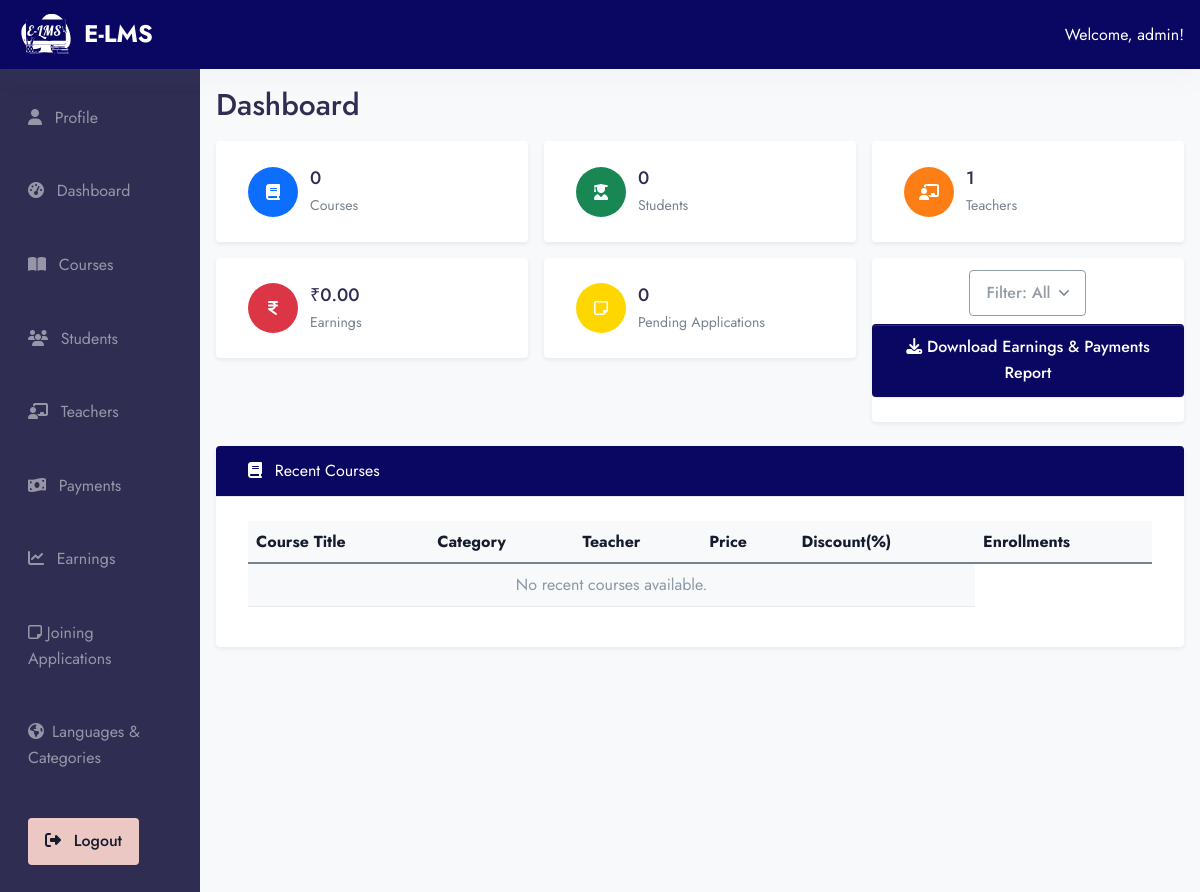
The page /ad-min/admin_dashboard/ (signed in) on the database as committed earlier.
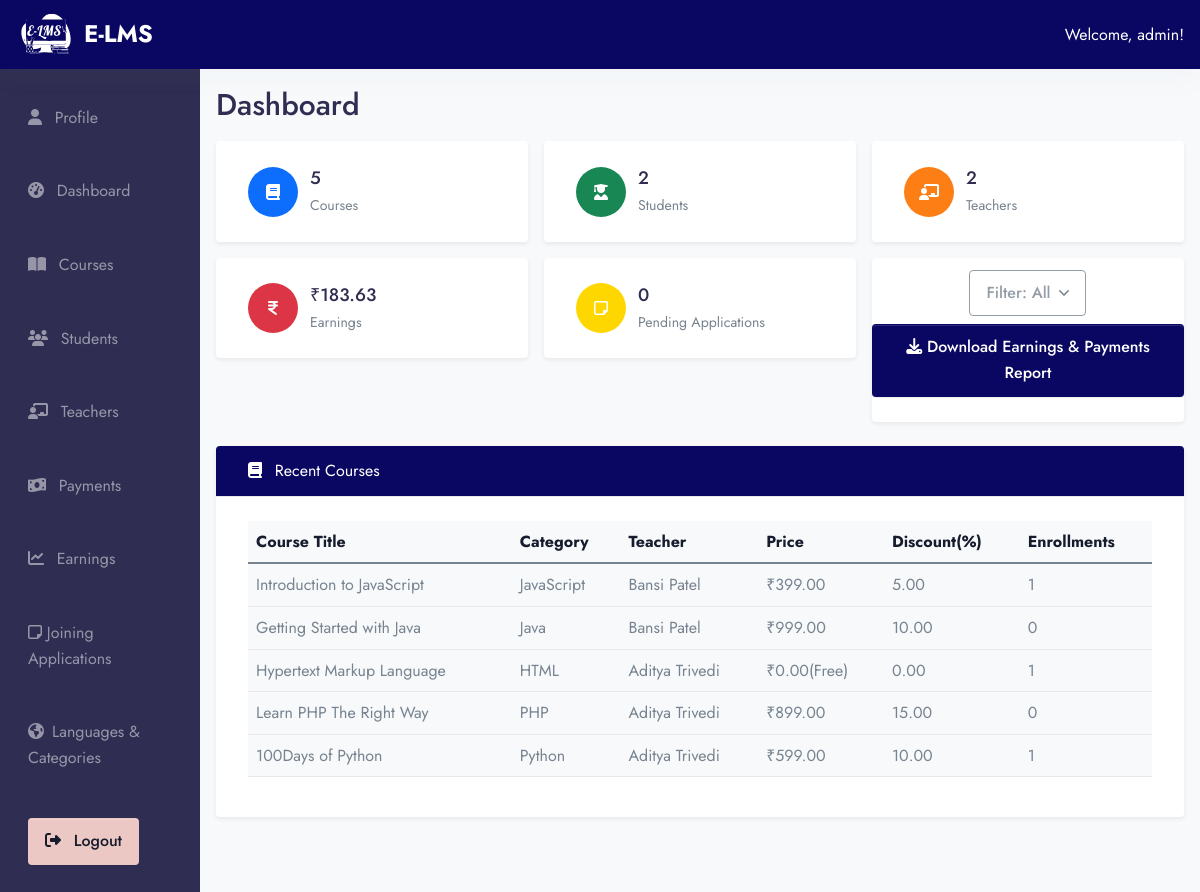
The same page on the database as committed later.
### app/models.py (models this page shows, shortened)
class Users(AbstractUser):
    ROLE_CHOICES = (
        ('student', 'Student'),
        ('teacher', 'Teacher'),
        ('admin', 'Admin'),
    )
    role = models.CharField(max_length=20, choices=ROLE_CHOICES, default='student')

class Course(models.Model):
    course_image = models.ImageField(upload_to="Media/course_image", null=True)
    teacher = models.ForeignKey(Teacher, on_delete=models.CASCADE, related_name="courses")
    title = models.CharField(max_length=255)
    descriptions = models.TextField()
    course_category = models.ForeignKey(Categories, on_delete=models.CASCADE, related_name="courses")
    level = models.ForeignKey(Level, on_delete=models.CASCADE, null=True,)
    language = models.ForeignKey(Language, on_delete=models.CASCADE, null=True,)
    slug = models.SlugField(default='',max_length=500, null=True,blank=True)
    price = models.DecimalField(max_digits=10, decimal_places=2)
    discount = models.DecimalField(max_digits=5, decimal_places=2, null=True, blank=True, default=0)

class Categories(models.Model):
    name = models.CharField(max_length=200)
    icon = models.CharField(max_length=200, null=True)

class Teacher(models.Model):
    user = models.OneToOneField(Users, on_delete=models.CASCADE, related_name="teacher_profile")
    email = models.EmailField()
    contact_no = models.CharField(max_length=10, null=True, blank=True)
    qualification = models.TextField()
    experience = models.IntegerField(default=0)  # in years
    rating = models.DecimalField(max_digits=3, decimal_places=2, default=0.0)
    bio = models.TextField(null=True, blank=True)

### E_LMS/admin_view.py (the view)
# urls.py: path('ad-min/admin_dashboard/', admin_view.admin_dashboard, name='admin_dashboard'),
@login_required
def admin_dashboard(request):
    user = request.user
    if user.role != 'admin':
        return page_not_found(request)
    course_count = Course.objects.count()
    student_count = Student.objects.count()
    teacher_count = Teacher.objects.count()
    application_count = TeacherApplication.objects.filter(status='pending').count()
    total_earnings = AdminEarning.objects.aggregate(total=models.Sum('commission_amount'))['total'] or 0
    recent_courses = Course.objects.select_related('teacher', 'course_category').order_by('-id')[:5]
    context = {
        'course_count': course_count,
        'student_count': student_count,
        'teacher_count': teacher_count,
        'application_count': application_count,
        'total_earnings': total_earnings,
        'recent_courses': recent_courses,
    }
    return render(request, 'admin/admin_dashboard.html', context)

### templates/admin/admin_dashboard.html (shortened to what this page needs)
{% extends 'base2.html' %}
{% load static %}
{% block content %}
<div class="container-fluid ">
  <div class="row">
      {% include 'admin/admin_sidebar.html' %}
    <div class="col-md-10 p-4">
      <h2 class="mb-4">Dashboard</h2>
        <div class="row g-4">
  <div class="col-md-4">
    <div class="card shadow-sm border-0">
      <div class="card-body d-flex align-items-center">
        <div class="me-3" style="width: 50px; height: 50px; border-radius: 50%; background-color: #0d6efd; display: flex; align-items: center; justify-content: center; color: white;">
          <i class="fas fa-book"></i>
        </div>
        <div>
          <h5 class="mb-0">{{ course_count }}</h5>
          <small>Courses</small>
        </div>
      </div>
    </div>
  </div>
  <div class="col-md-4">
    <div class="card shadow-sm border-0">
      <div class="card-body d-flex align-items-center">
        <div class="me-3" style="width: 50px; height: 50px; border-radius: 50%; background-color: #198754; display: flex; align-items: center; justify-content: center; color: white;">
          <i class="fas fa-user-graduate"></i>
        </div>
        <div>
          <h5 class="mb-0">{{ student_count }}</h5>
          <small>Students</small>
        </div>
      </div>
    </div>
  </div>
  <div class="col-md-4">
    <div class="card shadow-sm border-0">
      <div class="card-body d-flex align-items-center">
        <div class="me-3" style="width: 50px; height: 50px; border-radius: 50%; background-color: #fd7e14; display: flex; align-items: center; justify-content: center; color: white;">
          <i class="fas fa-chalkboard-teacher"></i>
        </div>
        <div>
          <h5 class="mb-0">{{ teacher_count }}</h5>
          <small>Teachers</small>
        </div>
      </div>
    </div>
  </div>
  <div class="col-md-4">
    <div class="card shadow-sm border-0">
      <div class="card-body d-flex align-items-center">
        <div class="me-3" style="width: 50px; height: 50px; border-radius: 50%; background-color: #dc3545; display: flex; align-items: center; justify-content: center; color: white;">
          <i class="fa-solid fa-indian-rupee-sign"></i>
        </div>
        <div>
          <h5 class="mb-0">₹{{ total_earnings|floatformat:2 }}</h5>
          <small>Earnings</small>
        </div>
      </div>
    </div>
  </div>
    <div class="col-md-4">
        <div class="card shadow-sm border-0">
          <div class="card-body d-flex align-items-center">
            <div class="me-3" style="width: 50px; height: 50px; border-radius: 50%; background-color: gold; display: flex; align-items: center; justify-content: center; color: white;">
              <i class="fa-regular fa-note-sticky"></i>
            </div>
            <div>
              <h5 class="mb-0">{{ application_count }}</h5>
              <small>Pending Applications </small>
            </div>
          </div>
        </div>
    </div>
      <div class="col-md-4">
    <div class="card shadow-sm border-0">
    <div class="mt-3 text-center">
      <div class="dropdown mb-2">
        <button class="btn btn-sm btn-outline-secondary dropdown-toggle" type="button" id="filterDropdown" data-bs-toggle="dropdown" aria-expanded="false">
          Filter: <span id="filterLabel">All</span>
        </button>
      </div>
      <a id="downloadLink" href="{% url 'download_earning_report' %}" class="btn btn-sm btn-primary">
        <i class="fas fa-download"></i> Download Earnings & Payments Report
      </a>
    </div>
        <br>
    </div>
  </div>
</div>
      <div class="card mt-5 shadow-sm border-0">
        <div class="card-header bg-primary text-white">
          <i class="fas fa-book me-2"></i> Recent Courses
        </div>
        <div class="card-body">
          <div class="table-responsive">
            <table class="table table-hover align-middle">
              <thead class="table-light">
                <tr>
                  <th>Course Title</th>
                  <th>Category</th>
                  <th>Teacher</th>
                  <th>Price</th>
                    <th>Discount(%)</th>
                  <th>Enrollments</th>
                </tr>
              </thead>
                <tbody>
                  {% for course in recent_courses %}
                    <tr>
                      <td>{{ course.title }}</td>
                      <td>{{ course.course_category.name }}</td>
                      <td>{{ course.teacher.user.get_full_name }}</td>
                        {% if course.price == 0 %}
                        <td>₹{{ course.price }}(Free)</td>
                        {% else %}
                        <td>₹{{ course.price }}</td>
                        {% endif %}
                        <td>{{ course.discount }}</td>
                      <td>{{ course.enrollments.count }}</td>
                    </tr>
                  {% empty %}
                    <tr>
                      <td colspan="5" class="text-center text-muted">No recent courses available.</td>
                    </tr>
                  {% endfor %}
                </tbody>
            </table>
          </div>
        </div>
      </div>
    </div>
  </div>
</div>
{% endblock %}

### templates/base2.html (shortened to what this page needs)
<!doctype html>
<html lang="en">
<head>
    {% load static %}
    <link rel="stylesheet" href="{% static 'assets/fonts/fontawesome/fontawesome.css' %}">
    <link rel="stylesheet" href="https://cdn.jsdelivr.net/npm/@fancyapps/ui/dist/fancybox.css" />
    <link rel="stylesheet" href="{% static 'assets/libs/aos/dist/aos.css' %}">
    <link rel="stylesheet" href="{% static 'assets/libs/choices.js/public/assets/styles/choices.min.css' %}">
    <link rel="stylesheet" href="{% static 'assets/libs/flickity-fade/flickity-fade.css' %}">
    <link rel="stylesheet" href="{% static 'assets/libs/flickity/dist/flickity.min.css' %}">
    <link rel="stylesheet" href="{% static 'assets/libs/highlightjs/styles/vs2015.css' %}">
    <link rel="stylesheet" href="{% static 'assets/libs/jarallax/dist/jarallax.css' %}">
    <link rel="stylesheet" href="{% static 'assets/libs/quill/dist/quill.core.css' %}" />
    <link href='https://api.mapbox.com/mapbox-gl-js/v0.53.0/mapbox-gl.css' rel='stylesheet' />
    <link rel="stylesheet" href="{% static 'assets/css/theme.min.css' %}">
</head>
<body>
    {% include 'components/header_dash.html' %}
    {% block content %}{% endblock%}
</body>
</html>

### templates/components/header_dash.html (shortened to what this page needs)
{% load static %}
<div class="col-12">
  <nav class="navbar navbar-dark bg-primary px-4 py-2 d-flex justify-content-between align-items-center shadow-light">
    <a class="navbar-brand d-flex align-items-center" href="#">
      <img src="{% static 'assets/img/E-LMS_Logo.svg' %}" alt="Project Logo" width="60" height="40" class="me-2">
      <span class="text-white fw-bold">E-LMS </span>
    </a>
    <div class="text-white">
      {% if request.user.is_authenticated %}
        <span class="fw-semibold">Welcome, {{ request.user.username }}!</span>
        {% endif %}
    </div>
  </nav>
</div>

### templates/admin/admin_sidebar.html
<div class="col-md-2 bg-dark text-white min-vh-100 p-3">
      <nav class="nav flex-column">
        <a class="nav-link text-white-50" href="{% url 'edit_profile' %}"><i class="fas fa-user me-2"></i> Profile</a>
        <a class="nav-link text-white-50" href="{% url 'admin_dashboard' %}" selected><i class="fas fa-tachometer-alt me-2"></i> Dashboard</a>
        <a class="nav-link text-white-50" href="{% url 'admin_courses' %}"><i class="fas fa-book-open me-2"></i> Courses</a>
        <a class="nav-link text-white-50" href="{% url 'admin_students' %}"><i class="fas fa-users me-2"></i> Students</a>
        <a class="nav-link text-white-50" href="{% url 'admin_teachers' %}"><i class="fas fa-chalkboard-teacher me-2"></i> Teachers</a>
        <a class="nav-link text-white-50" href="{% url 'admin_payments' %}"><i class="fas fa-money-bill-wave me-2"></i> Payments</a>
        <a class="nav-link text-white-50" href="{% url 'admin_earnings' %}"><i class="fas fa-chart-line me-2"></i> Earnings</a>
        <a class="nav-link text-white-50" href="{% url 'admin_joining_applications' %}"><i class="fa-regular fa-note-sticky"></i> Joining Applications</a>
        <a class="nav-link text-white-50" href="{% url 'manage_languages_categories' %}"><i class="fa fa-globe me-2"></i>Languages & Categories</a>
        <a class=" nav-link" href="{% url 'logout' %}"><button class="btn btn-danger btn-sm"><i class="fas fa-sign-out-alt me-2"></i> Logout</button></a>
      </nav>
    </div>

Rows that differ between the two databases and show on the page:
added Course: title "Introduction to JavaScript", course_category.name "JavaScript", teacher.user.get_full_name "Bansi Patel", price "399.00", discount "5.00", enrollments.count "1"
added Course: title "Getting Started with Java", course_category.name "Java", teacher.user.get_full_name "Bansi Patel", price "999.00", discount "10.00", enrollments.count "0"
added Course: title "Hypertext Markup Language", course_category.name "HTML", teacher.user.get_full_name "Aditya Trivedi", price "0.00", discount "0.00", enrollments.count "1"
added Course: title "Learn PHP The Right Way", course_category.name "PHP", teacher.user.get_full_name "Aditya Trivedi", price "899.00", discount "15.00", enrollments.count "0"
added Course: title "100Days of Python", course_category.name "Python", teacher.user.get_full_name "Aditya Trivedi", price "599.00", discount "10.00", enrollments.count "1"
Other text that changed with them:
{{ course_count }}: "0" → "5"
{{ student_count }}: "0" → "2"
{{ teacher_count }}: "1" → "2"
{{ total_earnings|floatformat:2 }}: "0.00" → "183.63"
text no longer shown: "No recent courses available."
